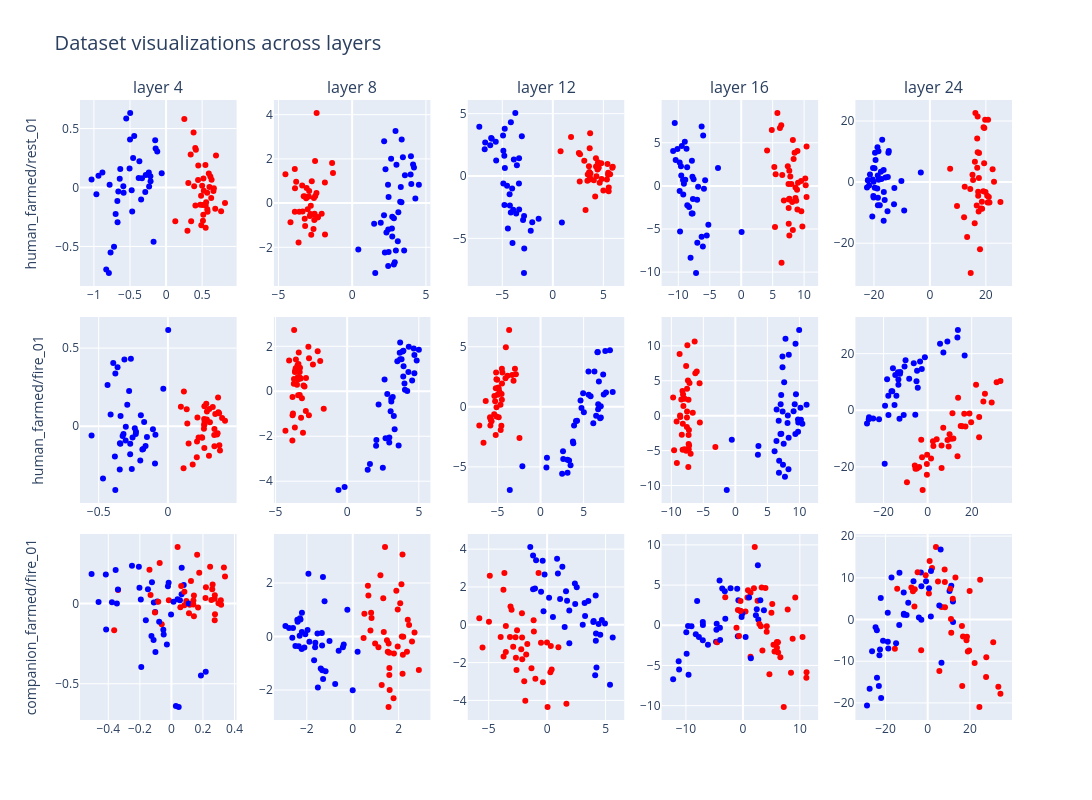

The notebook cell this image was saved under:
### Code cell
from plotly.subplots import make_subplots
import plotly.graph_objects as go

# how the category separation develops across layers (requires acts cached at
# these layers, e.g. generate_acts.py --layers -1)
datasets = ['human_farmed/rest_01', 'human_farmed/fire_01', 'companion_farmed/fire_01']
layers = [4, 8, 12, 16, 24]

figs = [[] for _ in datasets]

for i, dataset in enumerate(datasets):
    for layer_ in layers:
        fig = TruthData.from_datasets(
            [dataset],
            model=model,
            layer=layer_,
            noperiod=noperiod,
            device=device
            ).plot(
                dimensions=2,
                color='label',
            )
        figs[i].append(fig)

fig = make_subplots(rows = len(datasets), cols = len(layers),
                    subplot_titles=[f"layer {layer_}" for layer_ in layers],
                    vertical_spacing=0.05)

for i, dataset in enumerate(datasets):
    for j, layer_ in enumerate(layers):
        for data in figs[i][j].data:
            data['showlegend'] = False
            fig.add_trace(data, row=i+1, col=j+1)

for i, dataset in enumerate(datasets):
    fig.update_yaxes(title_text=dataset, row=i+1, col=1)

fig.update_coloraxes(
    colorscale='Bluered_r'
)

fig.update_layout(height=800, width=1200, coloraxis_showscale=False)

fig.update_layout(
    title = {
        'text' : f"Dataset visualizations across layers",
        'font' : {'size' : 20},
    }
)

# fig.write_image('junk/layer_sweep.png')  # needs junk/ to exist and kaleido installed

fig.show()
